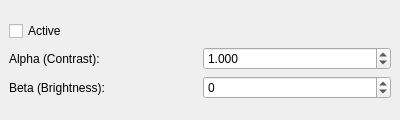
<?xml version="1.0" encoding="UTF-8"?>
<ui version="4.0">
 <class>ContrastWidget</class>
 <widget class="QWidget" name="ContrastWidget">
  <property name="geometry">
   <rect>
    <x>0</x>
    <y>0</y>
    <width>400</width>
    <height>120</height>
   </rect>
  </property>
  <property name="windowTitle">
   <string>Form</string>
  </property>
  <layout class="QVBoxLayout" name="verticalLayout">
   <property name="spacing">
    <number>6</number>
   </property>
   <property name="leftMargin">
    <number>9</number>
   </property>
   <property name="topMargin">
    <number>9</number>
   </property>
   <property name="rightMargin">
    <number>9</number>
   </property>
   <property name="bottomMargin">
    <number>9</number>
   </property>
   <item>
    <layout class="QGridLayout" name="gridLayout_2">
     <item row="1" column="0">
      <widget class="QLabel" name="alpha_label">
       <property name="text">
        <string>Alpha (Contrast):</string>
       </property>
      </widget>
     </item>
     <item row="2" column="0">
      <widget class="QLabel" name="beta_label">
       <property name="text">
        <string>Beta (Brightness):</string>
       </property>
      </widget>
     </item>
     <item row="0" column="0">
      <widget class="QCheckBox" name="active_checkbox">
       <property name="toolTip">
        <string>Enable/disable linear contrast and brightness transformation</string>
       </property>
       <property name="text">
        <string>Active</string>
       </property>
      </widget>
     </item>
     <item row="1" column="1">
      <widget class="QDoubleSpinBox" name="alpha_spinbox">
       <property name="toolTip">
        <string>Contrast multiplier. Values &gt; 1 increase contrast, values &lt; 1 decrease contrast</string>
       </property>
       <property name="decimals">
        <number>3</number>
       </property>
       <property name="minimum">
        <double>0.001000000000000</double>
       </property>
       <property name="maximum">
        <double>10.000000000000000</double>
       </property>
       <property name="singleStep">
        <double>0.010000000000000</double>
       </property>
       <property name="value">
        <double>1.000000000000000</double>
       </property>
      </widget>
     </item>
     <item row="2" column="1">
      <widget class="QSpinBox" name="beta_spinbox">
       <property name="toolTip">
        <string>Brightness additive value. Positive values brighten the image, negative values darken it</string>
       </property>
       <property name="minimum">
        <number>-255</number>
       </property>
       <property name="maximum">
        <number>255</number>
       </property>
       <property name="singleStep">
        <number>1</number>
       </property>
       <property name="value">
        <number>0</number>
       </property>
      </widget>
     </item>
    </layout>
   </item>
  </layout>
 </widget>
 <resources/>
 <connections/>
</ui>
